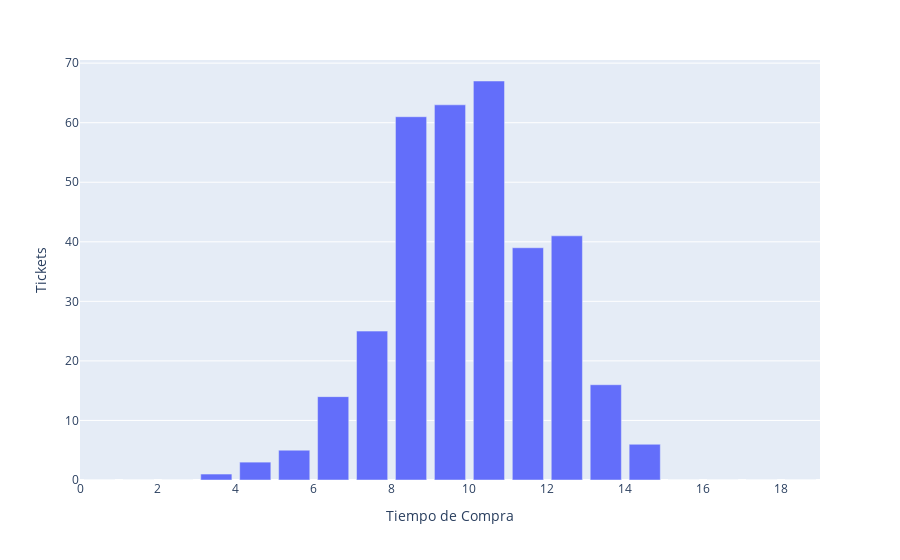

Source (notebook cell):
### Code cell
# Report Venta de tickets
counts, bins = np.histogram([boleto["tiempo_compra"] for boleto in turismo.boleteria["boletos"]], bins=range(0, 20, 1))
bins = 0.5 * (bins[:-1] + bins[1:])
fig = px.bar(x=bins, y=counts, labels={'x':'Tiempo de Compra', 'y':'Tickets'})
fig.show()

### Figure 1 — Plotly figure (JSON) as saved in the notebook; plotly's stock layout.template omitted (floating-point values rounded to 4 significant figures)
{"data": [{"alignmentgroup": "True", "hovertemplate": "Tiempo de Compra=%{x}<br>Tickets=%{y}<extra></extra>", "legendgroup": "", "marker": {"color": "#636efa", "pattern": {"shape": ""}}, "name": "", "offsetgroup": "", "orientation": "v", "showlegend": false, "textposition": "auto", "type": "bar", "x": [0.5, 1.5, 2.5, 3.5, 4.5, 5.5, 6.5, 7.5, 8.5, 9.5, 10.5, 11.5, 12.5, 13.5, 14.5, 15.5, 16.5, 17.5, 18.5], "xaxis": "x", "y": [0, 0, 0, 1, 3, 5, 14, 25, 61, 63, 67, 39, 41, 16, 6, 0, 0, 0, 0], "yaxis": "y"}], "layout": {"barmode": "relative", "legend": {"tracegroupgap": 0}, "margin": {"t": 60}, "xaxis": {"anchor": "y", "domain": [0, 1], "title": {"text": "Tiempo de Compra"}}, "yaxis": {"anchor": "x", "domain": [0, 1], "title": {"text": "Tickets"}}}}
